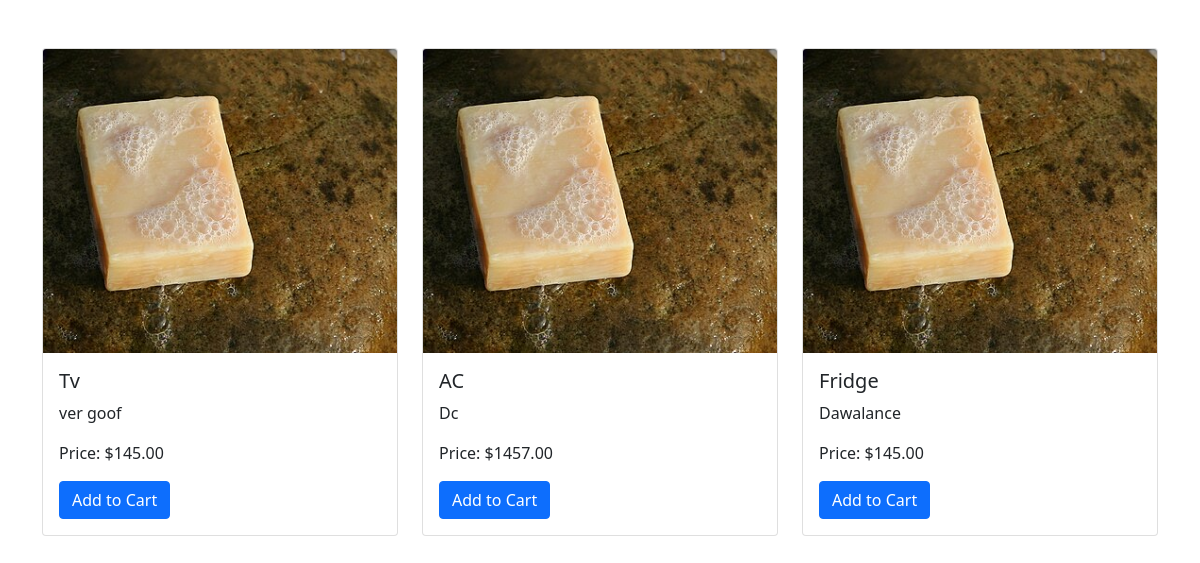
The page /product_list/ on the database as committed earlier.
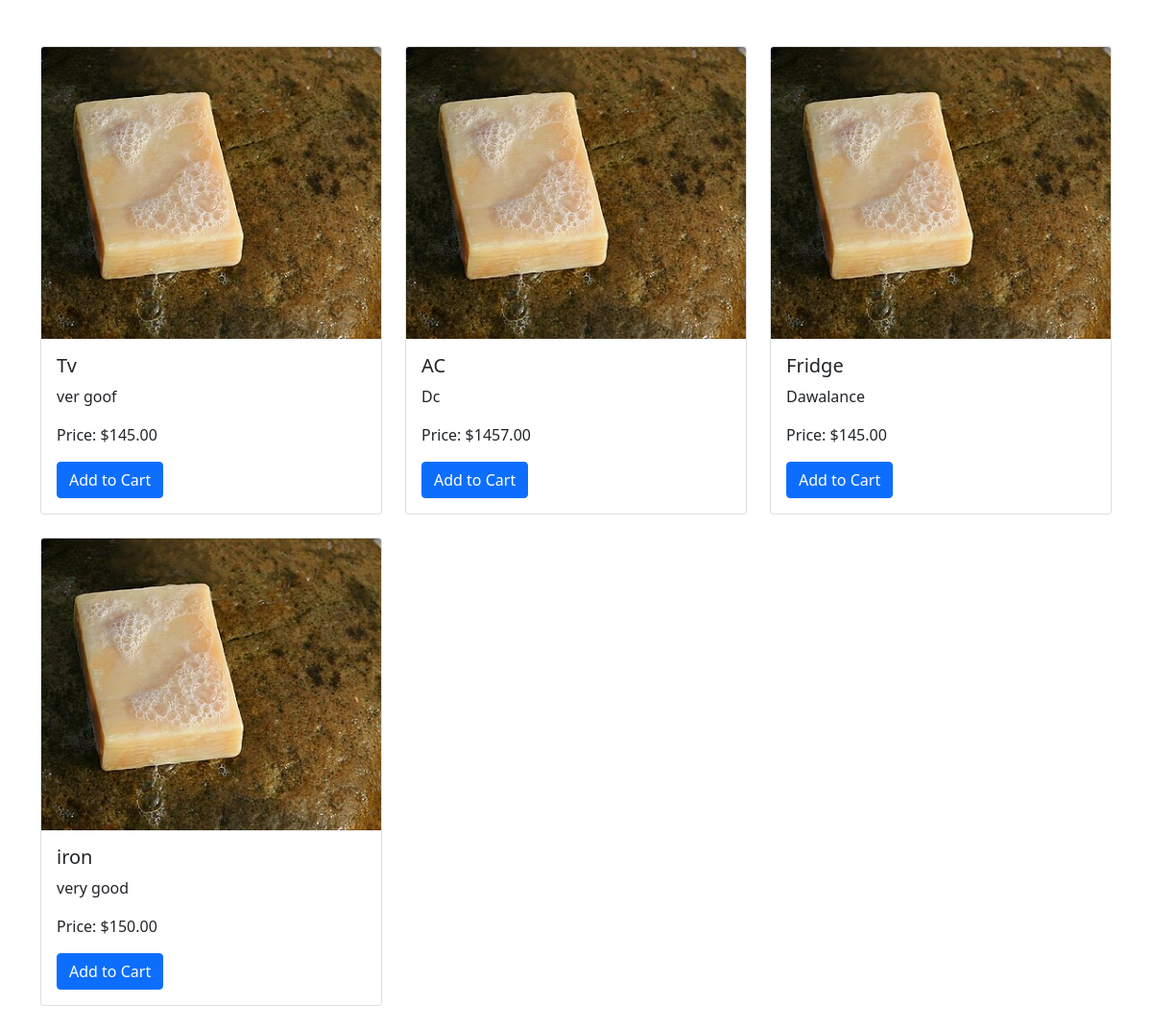
The same page on the database as committed later.
### myapp/models.py (models this page shows, shortened)
class products1(models.Model):
    product_id = models.AutoField(primary_key=True)
    name = models.CharField(max_length=200)
    description = models.CharField(max_length=200)
    seller = models.ForeignKey(Seller, on_delete=models.CASCADE)
    category = models.ForeignKey(Category, on_delete=models.CASCADE)
    price = models.DecimalField(max_digits=10, decimal_places=2)
    quantity = models.IntegerField()
    image = models.FileField(upload_to='media/', null=True, blank=True)

### myapp/views.py (the view)
# urls.py: path('product_list/',views.product_list,name="product_list"),
def product_list(request):
    product = products1.objects.all()
    return render(request, 'product_list.html', {'products': product})

### templates/product_list.html (shortened to what this page needs)
<!doctype html>
<html lang="en">
  <head>
    <link href="https://cdn.jsdelivr.net/npm/bootstrap@5.0.2/dist/css/bootstrap.min.css" rel="stylesheet">
  </head>
  <body>
   <div class="container mt-5">
    <div class="row">
        {% for product in products %}
        <div class="col-md-4 mb-4">
            <div class="card">
                <img src="/static/assets/soa.jpg" class="card-img-top" alt="{{ product.name }}">
                <div class="card-body">
                    <h5 class="card-title">{{ product.name }}</h5>
                    <p class="card-text">{{ product.description }}</p>
                    <p class="card-text">Price: ${{ product.price }}</p>
                    <button class="btn btn-primary add-to-cart" data-product-id="">Add to Cart</button>
                </div>
            </div>
        </div>
        {% endfor %}
    </div>
</div>
  </body>
</html>

Rows that differ between the two databases and show on the page:
added products1: name "iron", description "very good", price "150.00"
